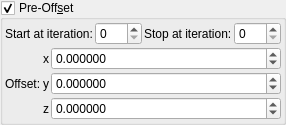
    <widget class="MyGroupBox" name="groupCheck_transf_function_enabledD_false">
     <property name="title">
      <string>Pre-Off&amp;set</string>
     </property>
     <property name="checkable">
      <bool>true</bool>
     </property>
     <layout class="QVBoxLayout" name="verticalLayout_11" stretch="0,0">
      <property name="spacing">
       <number>2</number>
      </property>
      <property name="leftMargin">
       <number>2</number>
      </property>
      <property name="topMargin">
       <number>2</number>
      </property>
      <property name="rightMargin">
       <number>2</number>
      </property>
      <property name="bottomMargin">
       <number>2</number>
      </property>
      <item>
       <layout class="QGridLayout" name="gridLayout_65">
        <property name="spacing">
         <number>2</number>
        </property>
        <item row="1" column="2">
         <widget class="QLabel" name="label_250">
          <property name="text">
           <string>Stop at iteration:</string>
          </property>
         </widget>
        </item>
        <item row="1" column="3">
         <widget class="MySpinBox" name="spinboxInt_transf_stop_iterations_M">
          <property name="sizePolicy">
           <sizepolicy hsizetype="Minimum" vsizetype="Maximum">
            <horstretch>0</horstretch>
            <verstretch>0</verstretch>
           </sizepolicy>
          </property>
          <property name="maximum">
           <number>999</number>
          </property>
         </widget>
        </item>
        <item row="1" column="1">
         <widget class="MySpinBox" name="spinboxInt_transf_start_iterations_M">
          <property name="sizePolicy">
           <sizepolicy hsizetype="Minimum" vsizetype="Maximum">
            <horstretch>0</horstretch>
            <verstretch>0</verstretch>
           </sizepolicy>
          </property>
          <property name="maximum">
           <number>999</number>
          </property>
         </widget>
        </item>
        <item row="1" column="0">
         <widget class="QLabel" name="label_251">
          <property name="text">
           <string>Start at iteration:</string>
          </property>
         </widget>
        </item>
       </layout>
      </item>
      <item>
       <layout class="QGridLayout" name="gridLayout_64" columnstretch="0,0,0,1">
        <property name="spacing">
         <number>2</number>
        </property>
        <item row="0" column="2">
         <widget class="QLabel" name="label_119">
          <property name="text">
           <string notr="true">x</string>
          </property>
         </widget>
        </item>
        <item row="1" column="3">
         <widget class="MyDoubleSpinBox" name="spinbox3_transf_offsetA_000_y">
          <property name="sizePolicy">
           <sizepolicy hsizetype="Minimum" vsizetype="Maximum">
            <horstretch>0</horstretch>
            <verstretch>0</verstretch>
           </sizepolicy>
          </property>
          <property name="prefix">
           <string/>
          </property>
          <property name="suffix">
           <string/>
          </property>
          <property name="decimals">
           <number>6</number>
          </property>
          <property name="minimum">
           <double>-99.989999999999995</double>
          </property>
          <property name="maximum">
           <double>99.989999999999995</double>
          </property>
          <property name="singleStep">
           <double>0.100000000000000</double>
          </property>
         </widget>
        </item>
        <item row="1" column="1">
         <widget class="QLabel" name="label_256">
          <property name="text">
           <string>Offset:</string>
          </property>
         </widget>
        </item>
        <item row="2" column="2">
         <widget class="QLabel" name="label_120">
          <property name="text">
           <string notr="true">z</string>
          </property>
         </widget>
        </item>
        <item row="1" column="2">
         <widget class="QLabel" name="label_114">
          <property name="text">
           <string notr="true">y</string>
          </property>
         </widget>
        </item>
        <item row="0" column="3">
         <widget class="MyDoubleSpinBox" name="spinbox3_transf_offsetA_000_x">
          <property name="sizePolicy">
           <sizepolicy hsizetype="Minimum" vsizetype="Maximum">
            <horstretch>0</horstretch>
            <verstretch>0</verstretch>
           </sizepolicy>
          </property>
          <property name="prefix">
           <string/>
          </property>
          <property name="suffix">
           <string/>
          </property>
          <property name="decimals">
           <number>6</number>
          </property>
          <property name="minimum">
           <double>-99.989999999999995</double>
          </property>
          <property name="maximum">
           <double>99.989999999999995</double>
          </property>
          <property name="singleStep">
           <double>0.100000000000000</double>
          </property>
         </widget>
        </item>
        <item row="2" column="3">
         <widget class="MyDoubleSpinBox" name="spinbox3_transf_offsetA_000_z">
          <property name="sizePolicy">
           <sizepolicy hsizetype="Minimum" vsizetype="Maximum">
            <horstretch>0</horstretch>
            <verstretch>0</verstretch>
           </sizepolicy>
          </property>
          <property name="prefix">
           <string/>
          </property>
          <property name="suffix">
           <string/>
          </property>
          <property name="decimals">
           <number>6</number>
          </property>
          <property name="minimum">
           <double>-99.989999999999995</double>
          </property>
          <property name="maximum">
           <double>99.989999999999995</double>
          </property>
          <property name="singleStep">
           <double>0.100000000000000</double>
          </property>
         </widget>
        </item>
       </layout>
      </item>
     </layout>
    </widget>
